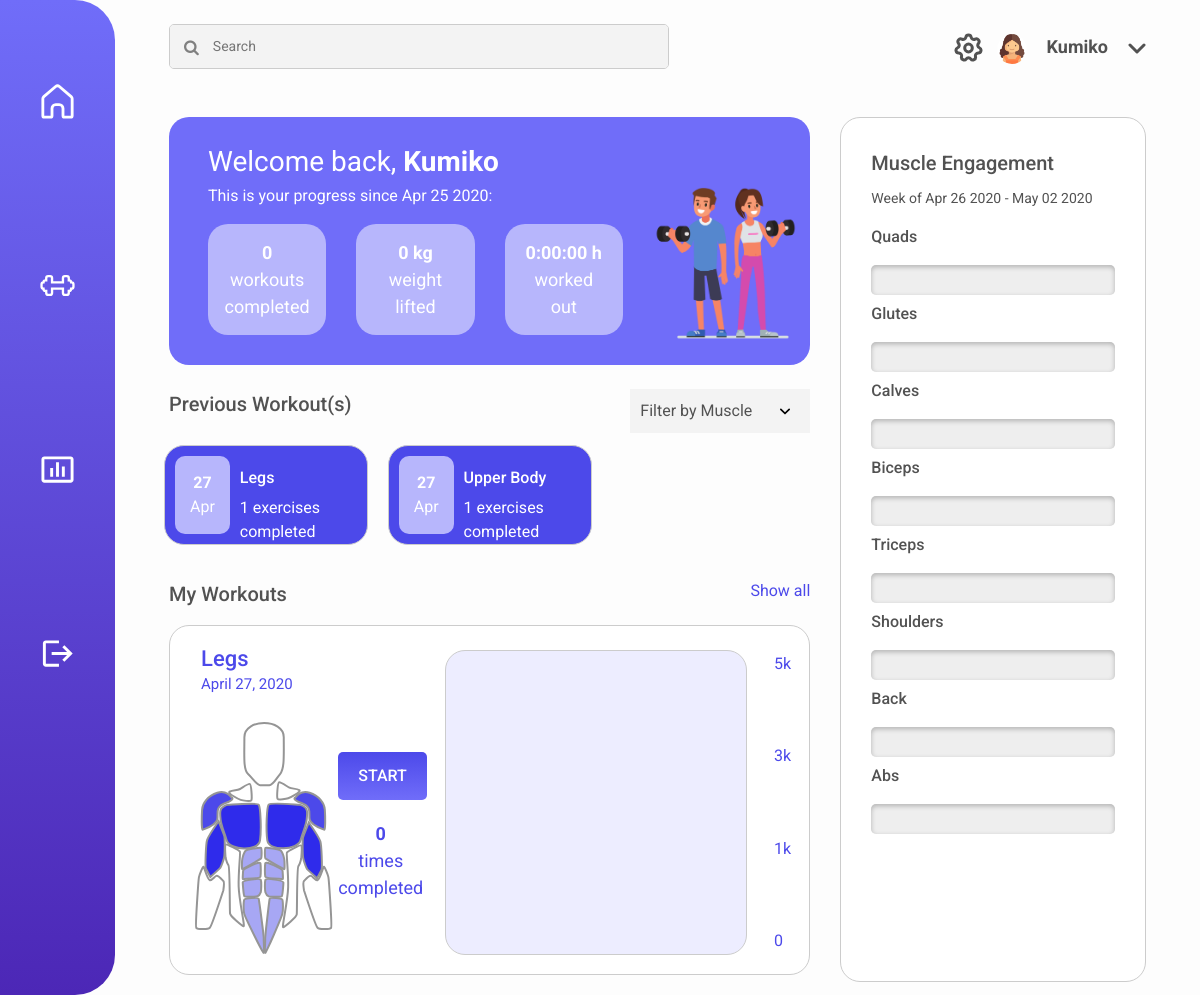
The page / (signed in) on the database as committed earlier.
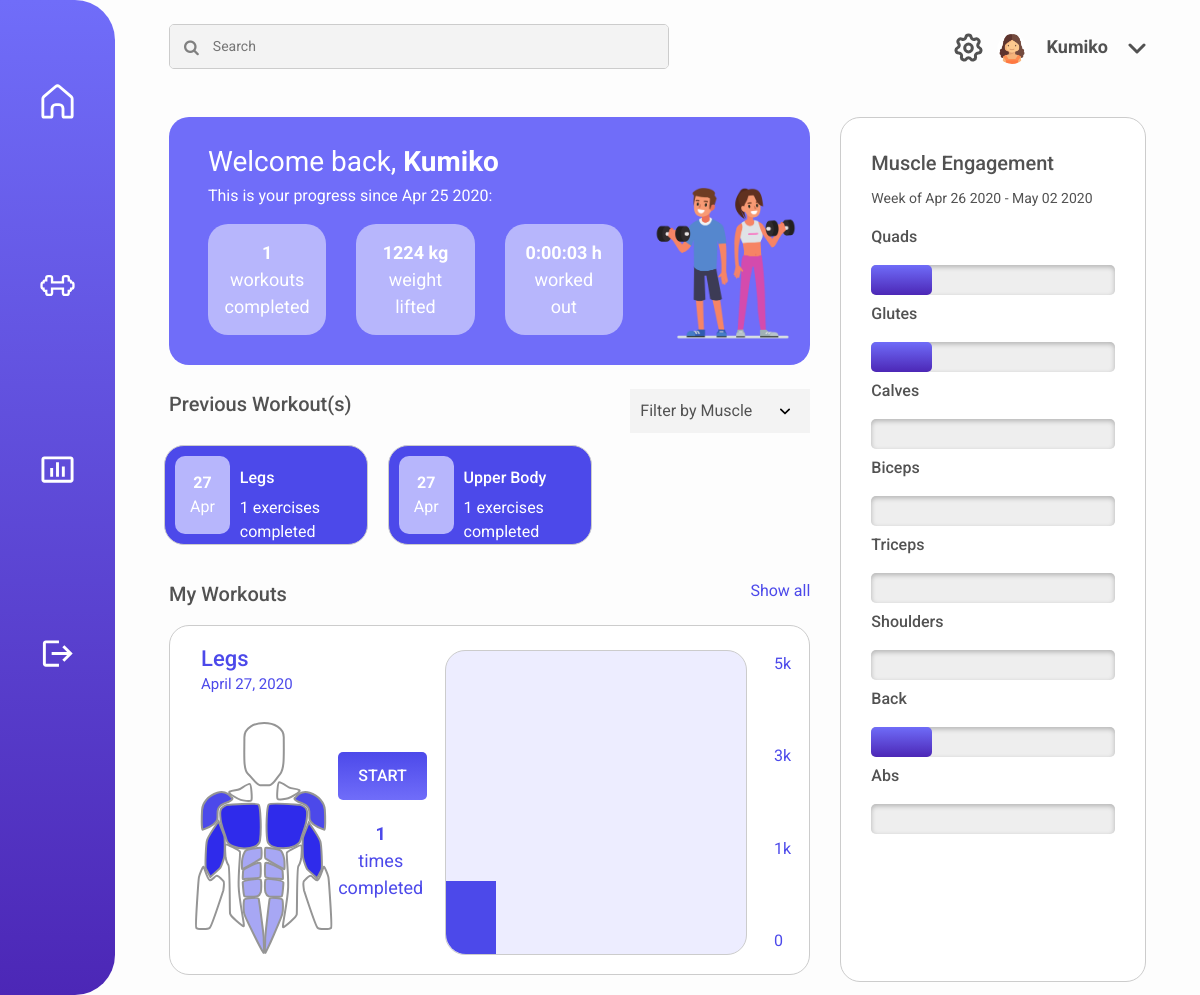
The same page on the database as committed later.
### dashboard/models.py (models this page shows)
class Workout(models.Model):
	times_completed = models.IntegerField()
	date_created = models.DateField(auto_now_add=True)
	last_date_completed = models.DateField(auto_now=True)
	name = models.CharField(max_length=120)
	avg_time_completed = models.DurationField(default=timedelta(minutes=0))
	total_time = models.DurationField(default=timedelta(minutes=0))
	user = models.ForeignKey(User, on_delete=models.CASCADE)
	weight_lifted = models.FloatField(default=0)

class Exercise(models.Model):
	exercise_type = models.ForeignKey(ExerciseType, on_delete=models.CASCADE)
	num_reps = models.IntegerField()
	num_sets = models.IntegerField()
	weight_lifted = models.FloatField()
	weight = models.FloatField()
	workout = models.ForeignKey('Workout', on_delete=models.CASCADE)

### dashboard/views.py (the view, shortened to what this page needs)
# urls.py: path('', dashboard_view),
@login_required
def dashboard_view(request):
	workouts = Workout.objects.filter(user=request.user)
	exercises = []
	muscles = []
	muscle_groups = ['Abs','Back','Biceps','Calves','Chest', 'Forearms', 'Glutes', 'Hamstrings', 'Quadriceps', 'Shoulders', 'Traps', 'Triceps', 'Upper Back', 'Lower Back']
	lower = ['Calves', 'Glutes', 'Hamstrings', 'Quadriceps', 'Lower Back']
	upper = ['Abs','Back','Biceps', 'Chest', 'Forearms', 'Shoulders', 'Traps', 'Triceps', 'Upper Back']
	weightLifted = 0
	hoursWorked = timedelta(minutes=0)
	workoutsCompleted = 0
	for workout in workouts:
		hoursWorked += workout.total_time # Calculate total time
		workoutsCompleted += workout.times_completed # Calculate total workouts completed
		for exercise in Exercise.objects.filter(workout=workout):
			exercises.append(exercise) # Add exercises which belong to workouts of user
		weightLifted += workout.weight_lifted
	filtered_workouts = workouts
	date_range = week_range(datetime.today())
	for exercise in exercises:
		for muscle in exercise.exercise_type.muscles_worked:
			for i in range(0,exercise.workout.times_completed): # Add muscle multiplied by number of times workout was completed
				if muscle == "Lower Back" or muscle == "Upper Back":
					muscles.append("Back")
				else:
					muscles.append(muscle)
	occurences = Counter(muscles)
	if(len(muscles) > 0):
		for muscle in muscle_groups:
			occurences[muscle] = int(occurences[muscle]/len(muscles) * 100) # Calculate percentage of muscle use
	return render(request, 'home.html', {'workouts':workouts, 'filtered_workouts':filtered_workouts, 'workouts_completed':workoutsCompleted,'weight_lifted':weightLifted, 'total_time':hoursWorked, 'date_range':date_range, 'engagement':occurences})

### dashboard/functions.py (called while the page is built)
def week_range(date):
    year, week, dow = date.isocalendar()
    if dow == 7:
        start_date = date
    else:
        start_date = date - timedelta(dow)
    end_date = start_date + timedelta(6)
    return (start_date, end_date)

### templates/home.html (shortened to what the changed rows need)
{% load static %}
<!DOCTYPE html>
<html lang="en">
<head>
    <link rel="stylesheet" href="https://cdnjs.cloudflare.com/ajax/libs/font-awesome/4.7.0/css/font-awesome.min.css">
    <link href="{% static 'fitnessing/css/dashboard.css' %}" rel="stylesheet">
    <link rel="stylesheet" href="https://stackpath.bootstrapcdn.com/bootstrap/4.4.1/css/bootstrap.min.css">
</head>
<body>
    <div class="container-fluid main">
        <div class="row mx-4 mt-4">
            <div class="col-sm-8">
                <div class="row welcome_box p-4 mx-0">
                    <div class="col-sm-9">
                        <div class="row">
                            <div class="col-sm-4">
                                <div class = "box">
                                    <p><b>{{ workouts_completed }}</b><br>workouts<br>completed</p>
                                </div>
                            </div>
                            <div class="col-sm-4">
                                <div class = "box">
                                    <p><b>{{ weight_lifted|floatformat:0 }} kg</b><br>weight<br>lifted</p>
                                </div>
                            </div>
                            <div class="col-sm-4">
                                <div class = "box">
                                    <p><b>{{ total_time }} h</b><br>worked<br>out</p>
                                </div>
                            </div>
                        </div>
                    </div>
                </div>
                <div class="row">
                    {% for workout in filtered_workouts %}
                    {% if forloop.counter0 < 3 %}
                    <div class="col-sm-4 px-0">
                        <div class = "prev_workout_container" onclick="location.href='/current-workout/' + {{ workout.id }} " >
                            <div class="date">
                                <p class="m-0"><b>{{workout.last_date_completed|date:'d'}}</b><br>{{workout.last_date_completed|date:'M'}}</p>
                            </div>
                            <p class = "subtitle2">{{ workout.name|title }}</p>
                            <p class = "desc">{{ workout.exercise_set.count }} exercises completed</p>
                        </div>
                    </div>
                    {% endif %}
                    {% endfor %}
                </div>
                <div class="row workouts_container mx-0">
                    {% if workouts.count > 0 %}
                    {% with workouts|first as first_workout %}
                    <div class="col-sm-5">
                        <div class="row p-3">
                            <div class="col-sm-12">
                                <p class="muscle_group mb-2">{{first_workout.name}}</p>
                                <p class="day mb-0">{{first_workout.last_date_completed}}</p>
                            </div>
                        </div>
                        <div class="row">
                            <div class="col-sm-6">
                                <p class="completed"><b>{{first_workout.times_completed}}</b><br>times<br>completed</p>
                            </div>
                        </div>
                    </div>
                    <div class="col-sm-6 p-4">
                        <div class="row graph_container">
                            {% for exercise in first_workout.exercise_set.all %}
                                {% widthratio exercise.weight_lifted 2.205 1 as kg %}
                                {% widthratio kg 5000 100 as percent %}
                                {% if percent|add:0 > 100 %}
                                    {% with 100 as cap %}
                                        {% if forloop.counter0 == 0 %}
                                        <div class="col-sm-2 bar1" style="height: {{cap}}% !important"></div>
                                        {% endif %}
                                        {% if forloop.counter0 == 1 %}
                                        <div class="col-sm-2 bar2" style="height: {{cap}}% !important"></div>
                                        {% endif %}
                                        {% if forloop.counter0 == 2 %}
                                        <div class="col-sm-2 bar3" style="height: {{cap}}% !important"></div>
                                        {% endif %}
                                        {% if forloop.counter0 == 3 %}
                                        <div class="col-sm-2 bar4" style="height: {{cap}}% !important"></div>
                                        {% endif %}
                                        {% if forloop.counter0 == 4 %}
                                        <div class="col-sm-2 bar2" style="height: {{cap}}% !important"></div>
                                        {% endif %}
                                        {% if forloop.counter0 == 5 %}
                                        <div class="col-sm-2 bar5" style="height: {{cap}}% !important"></div>
                                        {% endif %}
                                    {% endwith %}
                                {% else %}
                                    {% if forloop.counter0 == 0 %}
                                    <div class="col-sm-2 bar1" style="height: {{percent}}% !important"></div>
                                    {% endif %}
                                {% endif %}
                            {% endfor %}
                       </div>
                    </div>
                    {% endwith %}
                    {% else %}
                    <div class="col-sm-12 text-center mt-4 pt-4">
                        <p class="empty_workouts">You have no workouts added yet. Go on and add your first one!</p>
                    </div>
                    {% endif %}
                </div>
            </div>
            <div class="col-sm-4">
                <div class = "muscle_engagement_container">
                    <p class="title margin">Muscle Engagement</p>
                    <p class="week">Week of {{ date_range.0|date:'M d Y' }} - {{ date_range.1|date:'M d Y' }}</p>
                    <p class="muscle">Quads</p>
                    <progress id="Quads" value={{engagement.Quadriceps}} max="100"> {{engagement.Quadriceps}}% </progress>
                    <br>
                    <p class="muscle">Glutes</p>
                    <progress id="Glutes" value={{engagement.Glutes}} max="100"> </progress>
                    <br>
                    <p class="muscle">Calves</p>
                    <progress id="Calves" value={{engagement.Calves}} max="100">  </progress>
                    <br>
                    <p class="muscle">Biceps</p>
                    <progress id="Biceps" value={{engagement.Biceps}} max="100"> </progress>
                    <br>
                    <p class="muscle">Triceps</p>
                    <progress id="Triceps" value={{engagement.Triceps}} max="100"> </progress>
                    <br>
                    <p class="muscle">Shoulders</p>
                    <progress id="Shoulders" value={{engagement.Shoulders}} max="100"> </progress>
                    <br>
                    <p class="muscle">Back</p>
                    <progress id="Back" value={{engagement.Back}} max="100"> </progress>
                    <br>
                    <p class="muscle">Abs</p>
                    <progress id="Abs" value={engagement.Abs}} max="100"> </progress>
                    <br>
                </div>
            </div>
        </div>
</body>
</html>

Rows that differ between the two databases and show on the page:
changed Workout "Legs": times_completed "0" → "1"
now on this page (row edited): Exercise: {{ percent }} 24 (drawn)
Other text that changed with them:
{{ workouts_completed }}: "0" → "1"
{{ weight_lifted|floatformat:0 }}: "0" → "1224"
{{ total_time }}: "0:00:00" → "0:00:03"
{{ engagement.Quadriceps }}: 0 → 25 (drawn)
{{ engagement.Glutes }}: 0 → 25 (drawn)
{{ engagement.Back }}: 0 → 25 (drawn)
